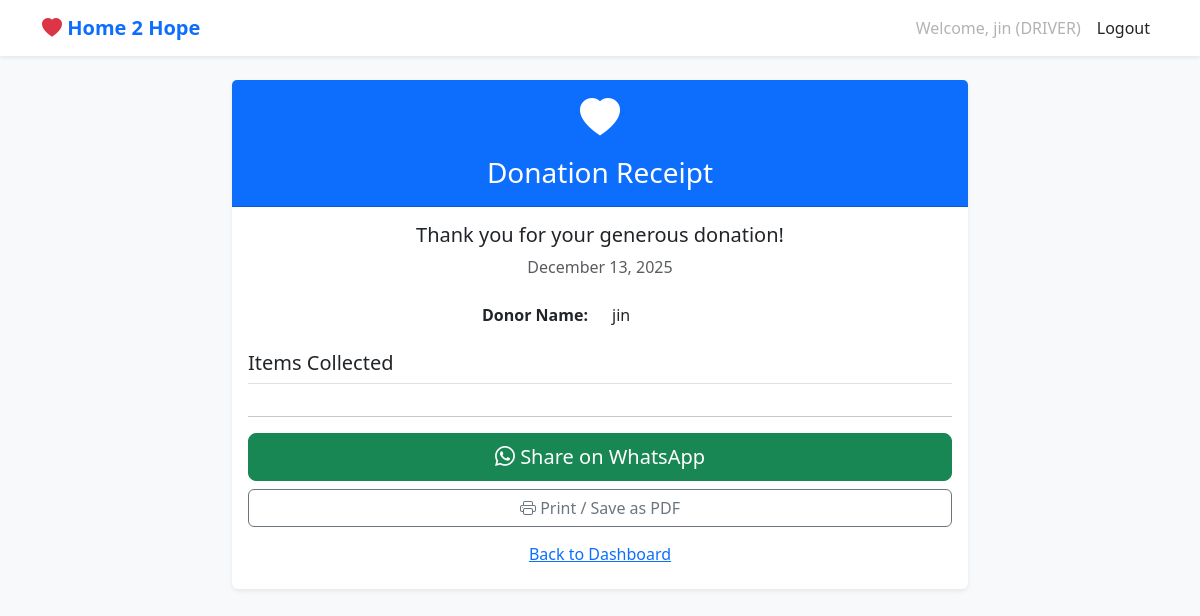
Page /receipt/4/ (signed in) on the committed database.
### core/models.py (models this page shows, shortened)
class User(AbstractUser):
    ROLE_ADMIN = 'ADMIN'
    ROLE_DRIVER = 'DRIVER'
    ROLE_CHOICES = [
        (ROLE_ADMIN, 'Admin'),
        (ROLE_DRIVER, 'Driver'),
    ]
    role = models.CharField(max_length=10, choices=ROLE_CHOICES, default=ROLE_DRIVER)
    phone_number = models.CharField(max_length=20, blank=True)

class Task(models.Model):
    STATUS_ASSIGNED = 'ASSIGNED'
    STATUS_IN_PROGRESS = 'IN_PROGRESS'
    STATUS_COMPLETED = 'COMPLETED'
    STATUS_CHOICES = [
        (STATUS_ASSIGNED, 'Assigned'),
        (STATUS_IN_PROGRESS, 'In Progress'),
        (STATUS_COMPLETED, 'Completed'),
    ]
    donor_name = models.CharField(max_length=255)
    address = models.TextField()
    phone_numbers = models.CharField(max_length=255, help_text="Comma-separated phone numbers")
    location_link = models.URLField(max_length=500, help_text="Google Maps Share Link")
    CATEGORY_CHOICES = [
        ('FURNITURE', 'Furniture'),
        ('CLOTHES', 'Clothes'),
        ('ELECTRONICS', 'Electronics'),
        ('FOOD', 'Food'),
        ('BOOKS', 'Books'),
        ('OTHER', 'Other'),
    ]
    category = models.CharField(max_length=50, choices=CATEGORY_CHOICES, default='OTHER')
    is_urgent = models.BooleanField(default=False)
    assigned_to = models.ForeignKey(User, on_delete=models.SET_NULL, null=True, blank=True, related_name='assigned_tasks')
    created_by = models.ForeignKey(User, on_delete=models.CASCADE, related_name='created_tasks')
    status = models.CharField(max_length=20, choices=STATUS_CHOICES, default=STATUS_ASSIGNED)
    created_at = models.DateTimeField(auto_now_add=True)
    updated_at = models.DateTimeField(auto_now=True)
    completed_at = models.DateTimeField(null=True, blank=True)
    visitor_form_filled = models.BooleanField(default=False)
    trust_notice_given = models.BooleanField(default=False)

### core/views.py (the view)
# urls.py: path('receipt/<int:pk>/', views.receipt_view, name='receipt_view'),
@login_required
def receipt_view(request, pk):
    task = get_object_or_404(Task, pk=pk)
    if not (request.user.role == 'ADMIN' or task.assigned_to == request.user):
         return redirect('login') # Or 403
    items = task.items.all()
    wa_text = f"Donation Receipt - Donor: {task.donor_name}. Items: "
    item_strings = [f"{i.quantity} {i.category}" for i in items]
    wa_text += ", ".join(item_strings)
    wa_text += ". Thank you!"
    context = {
        'task': task,
        'items': items,
        'wa_text': wa_text
    }
    return render(request, 'core/receipt.html', context)

### templates/core/receipt.html (shortened to what this page needs)
{% extends 'base.html' %}
{% block content %}
<div class="row justify-content-center">
    <div class="col-md-8">
        <div class="card border-primary">
            <div class="card-header bg-primary text-white text-center">
                <i class="bi bi-heart-fill fs-1"></i>
                <h3 class="mt-2">Donation Receipt</h3>
            </div>
            <div class="card-body">
                <div class="text-center mb-4">
                    <h5>Thank you for your generous donation!</h5>
                    <p class="text-muted">{{ task.created_at|date:"F d, Y" }}</p>
                </div>
                <div class="row mb-3">
                    <div class="col-6 text-end fw-bold">Donor Name:</div>
                    <div class="col-6">{{ task.donor_name }}</div>
                </div>
                <h5 class="border-bottom pb-2 mt-4">Items Collected</h5>
                <hr>
                <div class="d-grid gap-2">
                    <a href="https://wa.me/?text={{ wa_text }}" target="_blank" class="btn btn-success btn-lg">
                        <i class="bi bi-whatsapp"></i> Share on WhatsApp
                    </a>
                    <button onclick="window.print()" class="btn btn-outline-secondary">
                        <i class="bi bi-printer"></i> Print / Save as PDF
                    </button>
                    <a href="{% url 'dashboard' %}" class="btn btn-link">Back to Dashboard</a>
                </div>
            </div>
        </div>
    </div>
</div>
{% endblock %}

### templates/base.html (shortened to what this page needs)
<!DOCTYPE html>
<html lang="en">
<head>
    <link href="https://cdn.jsdelivr.net/npm/bootstrap@5.3.2/dist/css/bootstrap.min.css" rel="stylesheet">
    <link rel="stylesheet" href="https://cdn.jsdelivr.net/npm/bootstrap-icons@1.11.1/font/bootstrap-icons.css">
</head>
<body>
    <nav class="navbar navbar-expand-lg navbar-light bg-white shadow-sm mb-4">
        <div class="container">
            <a class="navbar-brand" href="{% url 'dashboard' %}">
                <i class="bi bi-heart-fill text-danger"></i> Home 2 Hope
            </a>
            <div class="collapse navbar-collapse" id="navbarNav">
                <ul class="navbar-nav ms-auto">
                    {% if user.is_authenticated %}
                        <li class="nav-item">
                            <span class="nav-link disabled">Welcome, {{ user.username }} ({{ user.role }})</span>
                        </li>
                        <li class="nav-item">
                            <form action="{% url 'logout' %}" method="post">
                                <button type="submit" class="nav-link btn btn-link text-dark">Logout</button>
                            </form>
                        </li>
                    {% else %}
                        <li class="nav-item">
                            <a class="nav-link" href="{% url 'login' %}">Login</a>
                        </li>
                    {% endif %}
                </ul>
            </div>
        </div>
    </nav>
    <div class="container mb-5">
        {% block content %}{% endblock %}
    </div>
</body>
</html>

### templates/base.html (style rules this page uses)
body { background-color: #f8f9fa; }
.card { box-shadow: 0 0.125rem 0.25rem rgba(0, 0, 0, 0.075); border: none; }
.navbar-brand { font-weight: bold; color: #0d6efd !important; }

### rows in the picture
User: username "jin", role "DRIVER"
Task: created_at "December 13, 2025", donor_name "jin"
